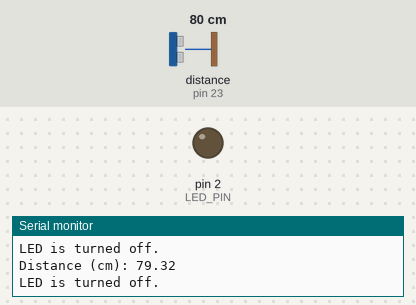
The sketch below on a simulated Arduino Mega 2560, built with avr-gcc and run on an emulated ATmega2560. Parts: output pins drawn as LEDs (lit = HIGH), the last lines printed to the serial monitor. Wiring (inferred from the names in the program): ultrasonic range finder: trigger pin 22; echo pin 23. The test bench sets the inputs (shaded band); at power-on: distance to the obstacle (sensor on pin 23) 80 cm. The echo pulse lasts 58.3 µs per cm; pins used as bus, display or sensor lines are not drawn.

Above: at 1.3 s.
1.4 s: distance to the obstacle (sensor on pin 23) set to 95 cm
2.9 s: distance to the obstacle (sensor on pin 23) set to 105 cm
At 4.1 s:
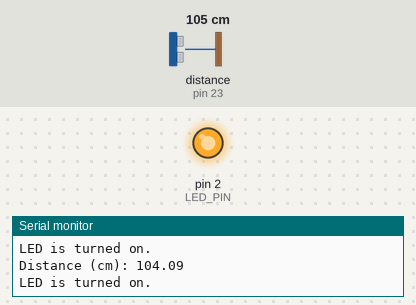
4.5 s: distance to the obstacle (sensor on pin 23) set to 4 cm
At 5.7 s:
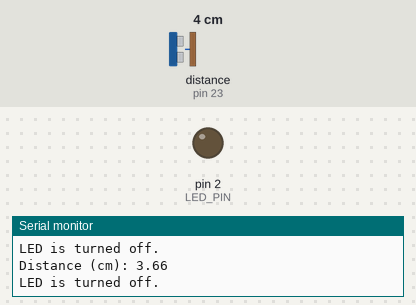
6.0 s: distance to the obstacle (sensor on pin 23) set to 120 cm
At 7.4 s:
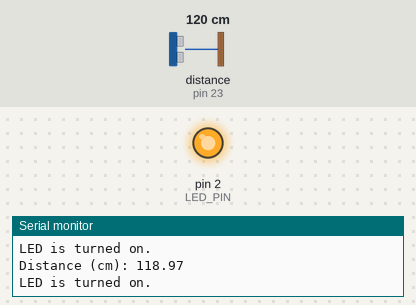
Timing chart, 0 to 8.5 s (numbered marks = the images above; inputs shaded):
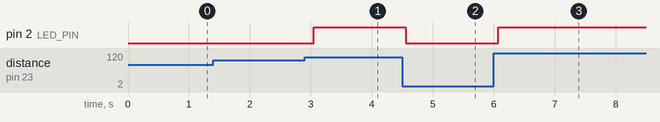

Measured:
- the behaviour switches between 100 and 101 cm on distance to the obstacle (sensor on pin 23) (found by bisection; images 0 and 1)
- after the input at 2.9 s, pin 2 (LED_PIN): LOW → HIGH after 0.15 s
- after the input at 4.5 s, pin 2 (LED_PIN): HIGH → LOW after 0.06 s
- after the input at 6.0 s, pin 2 (LED_PIN): LOW → HIGH after 0.07 s

The sketch:

HCSR04-function-if-else-LED.ino
```cpp
#define TRIG_PIN 22
#define ECHO_PIN 23
#define LED_PIN 2

#define SOUND_SPEED 0.034

long duration;
float distanceCm;

void setup() {
  Serial.begin(9600);        // Starts the serial communication
  pinMode(TRIG_PIN, OUTPUT);  // Sets the trigPin as an Output
  pinMode(ECHO_PIN, INPUT);   // Sets the echoPin as an Input
  pinMode(LED_PIN, OUTPUT);  // Sets the LED_PIN as an Output
}

void loop() {
  // call the measrueCM() function and save distance in a variable
  float distance = measureCM();
  // call the checkLED(float _distance, float _threshold) function
  checkLED(distance, 100);

  delay(500);
}

// === Function: measuring CM ===
// returns measured CM as type float
float measureCM() {
  digitalWrite(TRIG_PIN, HIGH);
  delayMicroseconds(10);
  digitalWrite(TRIG_PIN, LOW);

  duration = pulseIn(ECHO_PIN, HIGH);
  distanceCm = duration * SOUND_SPEED / 2;

  return distanceCm;
}

// === Function: checking LED ===
// check if LED should light up with a certain threshold value
void checkLED(float _distance, float _threshold) {
  if (_distance > 350 || _distance < 3) {
      Serial.println("Distance out of range.");
      digitalWrite (LED_PIN, LOW);
  } else {
      Serial.print("Distance (cm): ");
      Serial.println(_distance);
      if (_distance >= _threshold) {
          Serial.println("LED is turned on.");
          digitalWrite (LED_PIN, HIGH);
      } else {
          Serial.println("LED is turned off.");
          digitalWrite (LED_PIN, LOW);
      }
  }
}
```
